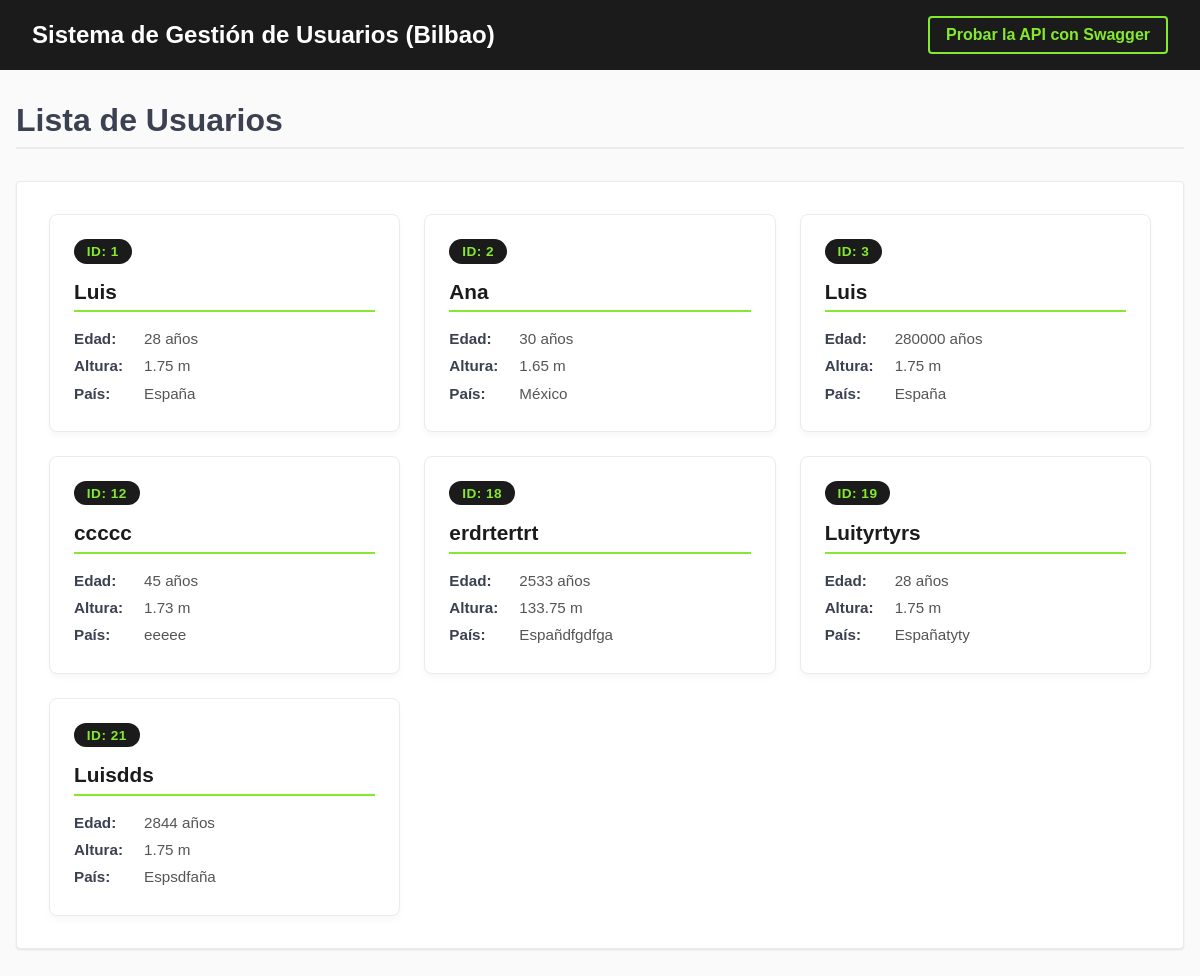
Before: / with the older database file.
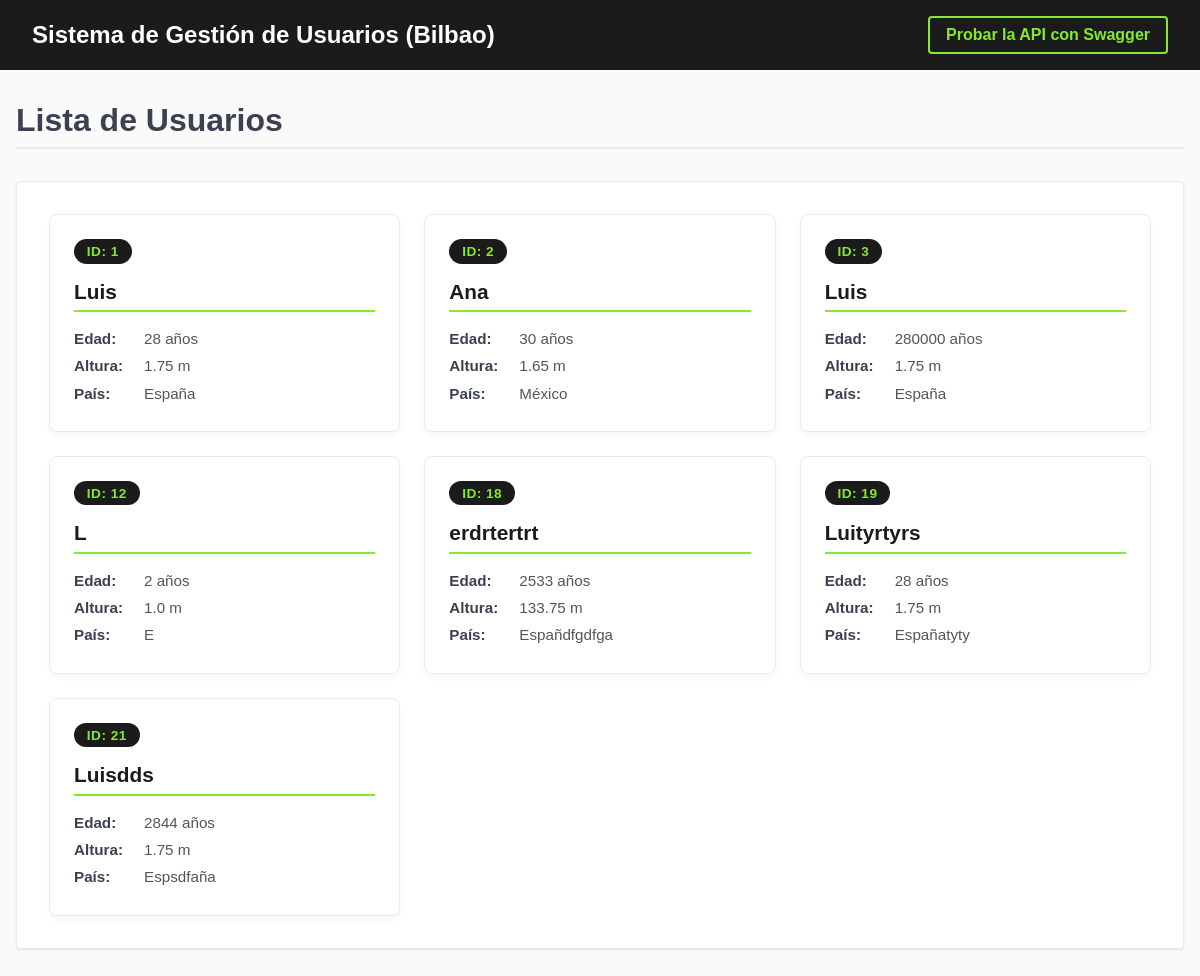
After: the same page with the newer database file.
### tables this page shows
CREATE TABLE "LISTADEUSUARIOS" (
	"ID"	INTEGER,
	"NOMBRE"	TEXT NOT NULL,
	"EDAD"	INTEGER,
	"ALTURA"	REAL,
	"PAIS"	TEXT,
	PRIMARY KEY("ID" AUTOINCREMENT)
);

### app.py (the view)
@app.route("/")
def index():
    usuarios = get_all_usuarios()  # esto devuelve una lista de dicts
    return render_template("panel.html", usuarios=usuarios)

### src/usuarios.py (called while the page is built)
def get_all_usuarios():
    return read_all()

### src/usuarios_repository_sqlite.py (called while the page is built)
def read_all():
    con = sqlite3.connect(DB_PATH)
    try:
        cur = con.cursor()
        res = cur.execute("SELECT ID, NOMBRE, EDAD, ALTURA, PAIS FROM LISTADEUSUARIOS")
        usuarios_sql = res.fetchall()
        lista = []
        for u in usuarios_sql:
            lista.append({"id": u[0], "nombre": u[1], "edad": u[2], "altura": u[3], "pais": u[4]})
        return lista
    finally:
        con.close()

### templates/panel.html (shortened to what this page needs)
{% extends "base.html" %}
{% block header %}Lista de Usuarios{% endblock %}
{% block content %}
    {% if usuarios %}
        <div class="user-grid">
        {% for usuario in usuarios %}
            <div class="user-card">
                <span class="user-badge">ID: {{ usuario.id }}</span>
                <div class="user-info">
                    <strong>{{ usuario.nombre }}</strong>
                    <div class="user-details">
                        <div><strong>Edad:</strong> <span>{{ usuario.edad }} años</span></div>
                        <div><strong>Altura:</strong> <span>{{ usuario.altura }} m</span></div>
                        <div><strong>País:</strong> <span>{{ usuario.pais }}</span></div>
                    </div>
                </div>
            </div>
        {% endfor %}
        </div>
    {% else %}
        <div class="empty-state">
            <p>No hay usuarios en la base de datos.</p>
        </div>
    {% endif %}
{% endblock %}

### templates/base.html (shortened to what this page needs)
<!DOCTYPE html>
<html lang="es">
<head>
</head>
<body>
    <header>
        <h1>Sistema de Gestión de Usuarios (Bilbao)</h1>
        <a href="http://127.0.0.1:5000/apidocs">Probar la API con Swagger</a>
    </header>
    <main>
        <h2>{% block header %}Bienvenido{% endblock %}</h2>
        <div class="card">
        {% block content %}{% endblock %}
        </div>
    </main>
</body>
</html>

### templates/base.html (style rules this page uses)
body { font-family: sans-serif; margin: 0; padding: 0; background-color: #fafafa; color: #3b4151; }
header { background-color: #1b1b1b; padding: 1rem 2rem; display: flex; justify-content: space-between; align-items: center; }
header h1 { color: #ffffff; font-size: 1.5rem; margin: 0; font-weight: 700; }
header a { color: #85ea2d; text-decoration: none; font-weight: bold; border: 2px solid #85ea2d; padding: 0.5rem 1rem; border-radius: 4px; transition: all 0.3s ease; }
main { max-width: 1200px; margin: 2rem auto; padding: 0 1rem; }
h2 { color: #3b4151; font-size: 2rem; border-bottom: 2px solid #ebebeb; padding-bottom: 0.5rem; margin-bottom: 2rem; }
.card { background-color: #ffffff; border: 1px solid #ebebeb; border-radius: 4px; box-shadow: 0 1px 2px rgba(0,0,0,0.1); padding: 2rem; margin-bottom: 2rem; }
.user-grid { display: grid; grid-template-columns: repeat(auto-fit, minmax(280px, 1fr)); gap: 1.5rem; padding: 0; margin: 0; }
.user-card { background-color: #ffffff; border: 1px solid #ebebeb; border-radius: 8px; padding: 1.5rem; box-shadow: 0 4px 6px rgba(0,0,0,0.03); transition: all 0.3s ease; }
.user-badge { display: inline-block; background-color: #1b1b1b; color: #85ea2d; padding: 0.3rem 0.8rem; border-radius: 20px; font-weight: bold; font-size: 0.85rem; margin-bottom: 1rem; letter-spacing: 0.5px; }
.user-info { display: flex; flex-direction: column; }
.user-info strong { font-size: 1.3rem; color: #1b1b1b; margin-bottom: 0.8rem; border-bottom: 2px solid #85ea2d; padding-bottom: 0.4rem; display: inline-block; }
.user-details { color: #555; font-size: 0.95rem; line-height: 1.8; }
.user-details div { display: flex; align-items: center; }
.user-details strong { font-size: 0.95rem; color: #3b4151; margin-bottom: 0; border: none; padding: 0; display: inline-block; font-weight: 600; width: 70px; }

Changed rows visible on the page:
changed LISTADEUSUARIOS id 12: nombre "ccccc" → "L"; edad "45" → "2"; altura "1.73" → "1.0"; pais "eeeee" → "E"
